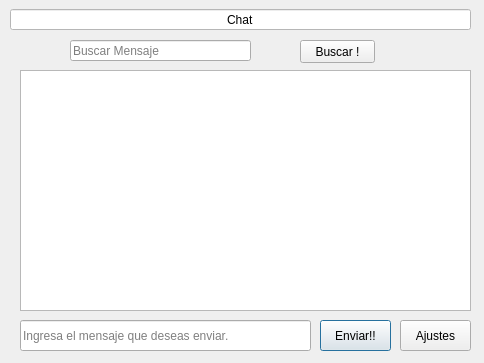
<?xml version="1.0" encoding="UTF-8"?>
<ui version="4.0">
 <class>VentanadeConversacionDialog</class>
 <widget class="QDialog" name="VentanadeConversacionDialog">
  <property name="geometry">
   <rect>
    <x>0</x>
    <y>0</y>
    <width>484</width>
    <height>363</height>
   </rect>
  </property>
  <property name="windowTitle">
   <string>Dialog</string>
  </property>
  <widget class="QLineEdit" name="chatLineEdit">
   <property name="enabled">
    <bool>false</bool>
   </property>
   <property name="geometry">
    <rect>
     <x>10</x>
     <y>9</y>
     <width>461</width>
     <height>21</height>
    </rect>
   </property>
   <property name="layoutDirection">
    <enum>Qt::LeftToRight</enum>
   </property>
   <property name="styleSheet">
    <string notr="true">background-color: white; color: black</string>
   </property>
   <property name="text">
    <string>Chat</string>
   </property>
   <property name="alignment">
    <set>Qt::AlignCenter</set>
   </property>
  </widget>
  <widget class="QPushButton" name="EnviarpushButton">
   <property name="geometry">
    <rect>
     <x>320</x>
     <y>320</y>
     <width>71</width>
     <height>31</height>
    </rect>
   </property>
   <property name="text">
    <string>Enviar!!</string>
   </property>
  </widget>
  <widget class="QLineEdit" name="MensajelineEdit">
   <property name="geometry">
    <rect>
     <x>20</x>
     <y>320</y>
     <width>291</width>
     <height>31</height>
    </rect>
   </property>
   <property name="placeholderText">
    <string>Ingresa el mensaje que deseas enviar. </string>
   </property>
  </widget>
  <widget class="QTableWidget" name="conversaciontableWidget">
   <property name="enabled">
    <bool>true</bool>
   </property>
   <property name="geometry">
    <rect>
     <x>20</x>
     <y>70</y>
     <width>451</width>
     <height>241</height>
    </rect>
   </property>
   <property name="verticalScrollBarPolicy">
    <enum>Qt::ScrollBarAsNeeded</enum>
   </property>
   <property name="horizontalScrollBarPolicy">
    <enum>Qt::ScrollBarAsNeeded</enum>
   </property>
   <property name="sizeAdjustPolicy">
    <enum>QAbstractScrollArea::AdjustIgnored</enum>
   </property>
   <property name="autoScroll">
    <bool>true</bool>
   </property>
   <property name="verticalScrollMode">
    <enum>QAbstractItemView::ScrollPerPixel</enum>
   </property>
   <property name="horizontalScrollMode">
    <enum>QAbstractItemView::ScrollPerPixel</enum>
   </property>
  </widget>
  <widget class="QLineEdit" name="BusquedaMensajelineEdit">
   <property name="geometry">
    <rect>
     <x>70</x>
     <y>40</y>
     <width>181</width>
     <height>21</height>
    </rect>
   </property>
   <property name="placeholderText">
    <string>Buscar Mensaje</string>
   </property>
  </widget>
  <widget class="QPushButton" name="BuscarpushButton">
   <property name="geometry">
    <rect>
     <x>300</x>
     <y>40</y>
     <width>75</width>
     <height>23</height>
    </rect>
   </property>
   <property name="text">
    <string>Buscar !</string>
   </property>
  </widget>
  <widget class="QPushButton" name="ConfiguracionesButton">
   <property name="geometry">
    <rect>
     <x>400</x>
     <y>320</y>
     <width>71</width>
     <height>31</height>
    </rect>
   </property>
   <property name="text">
    <string>Ajustes</string>
   </property>
  </widget>
 </widget>
 <resources/>
 <connections/>
</ui>
